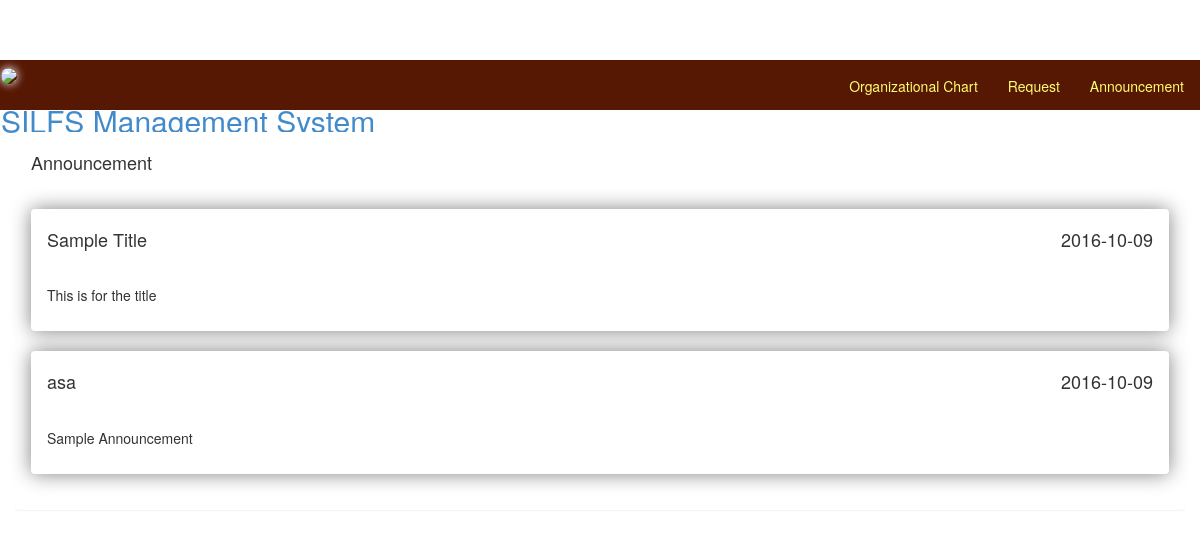
Page /index.php/user/view_announcement on the earlier database version.
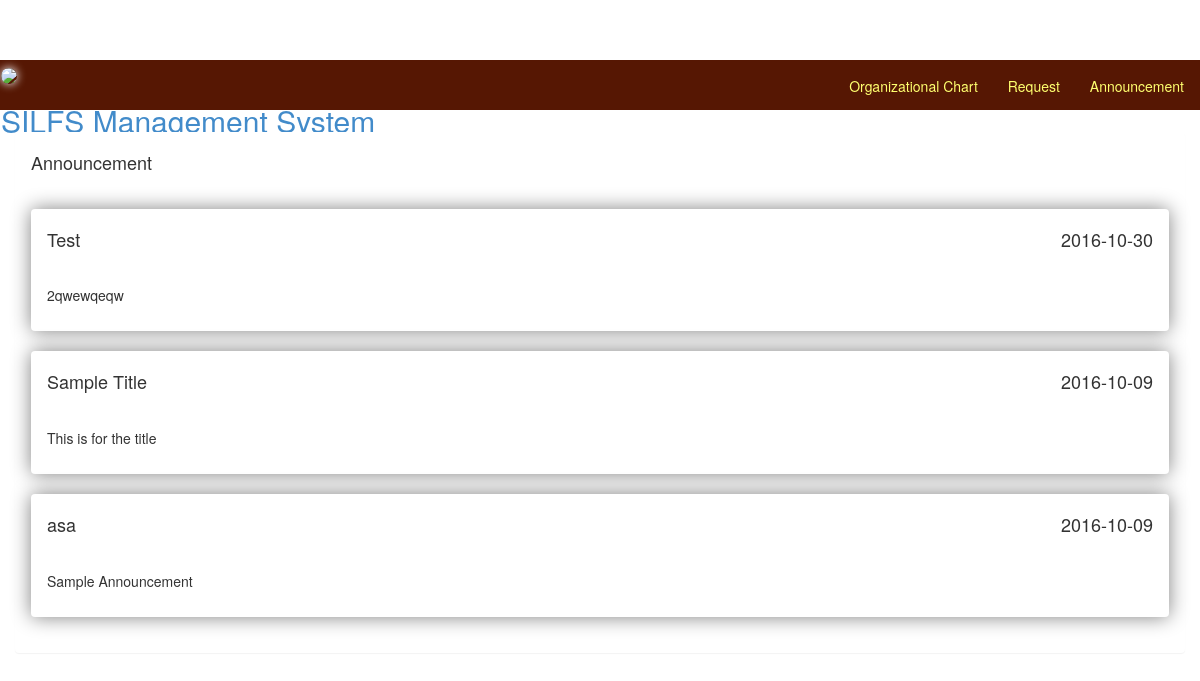
Same page on the later database version.
### tables this page shows
CREATE TABLE IF NOT EXISTS `tbl_announcement` (
  `id` int(11) NOT NULL,
  `pid` int(11) NOT NULL,
  `date_ann` varchar(50) NOT NULL,
  `ann` text NOT NULL,
  `title` varchar(100) NOT NULL
);

### application/controllers/User.php (called while the page is built, shortened)
<?php
	class User extends CI_Controller
	{
		public function view_announcement()
		{
			$this->load->model('usermd');
			$this->load->view('templates/header');
			$this->load->view('templates/header2', array('nav' => 'view_ann'));
			$this->load->view('pages/view_ann');
			$this->load->view('templates/footer');
		}
	}

### index.php (called while the page is built, shortened)
<?php
require_once BASEPATH.'core/CodeIgniter.php';

### application/models/Usermd.php (called while the page is built, shortened)
<?php
	class Usermd extends CI_Model
	{
		public function get_ann()
		{
			$this->db->order_by('id', 'DESC');
			return $this->db->get('tbl_announcement')->result_array();
		}
	}

### application/views/pages/view_ann.php (the view)
<div class="col-md-12" style="margin-top: -15px;">
	<div class="panel p-body">
		<div class="panel-heading"><h4>Announcement</h4></div>
			<div class="panel-body">
				<?php foreach ($this->usermd->get_ann() as $key => $value) { ?>
					<div class="panel" style="box-shadow: 0px 0px 20px gray">
						<div class="panel-heading">
							<h4><?php echo $value['title'] ?> <span class="pull-right"><?php echo $value['date_ann'] ?></span></h4>
						</div>
						<div class="panel-body">
							<p><?php echo $value['ann'] ?></p>
						</div>
					</div>
				<?php } ?>
			</div>
	</div>
</div>

Differences in the rows shown:
added tbl_announcement: title "Test", date_ann "2016-10-30", ann "2qwewqeqw"
